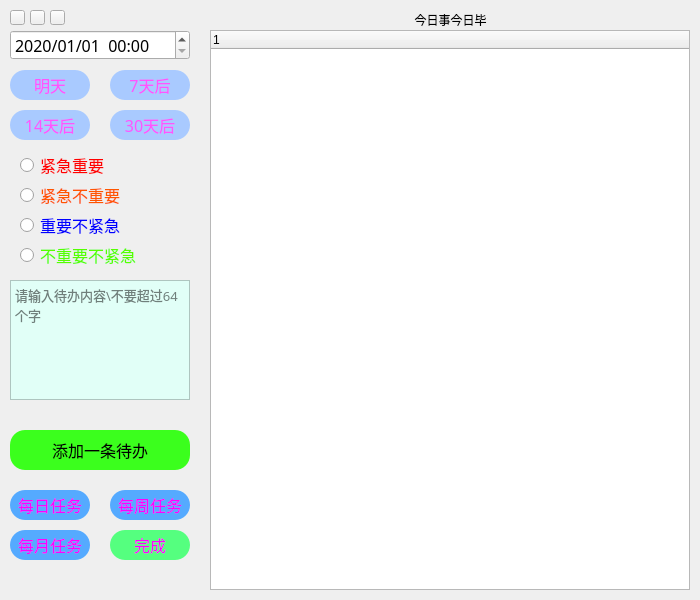
<?xml version="1.0" encoding="UTF-8"?>
<ui version="4.0">
 <author>超小弟</author>
 <class>PyTodoMain</class>
 <widget class="QWidget" name="PyTodoMain">
  <property name="geometry">
   <rect>
    <x>0</x>
    <y>0</y>
    <width>700</width>
    <height>600</height>
   </rect>
  </property>
  <property name="windowTitle">
   <string>pytodolist-今日事今日毕</string>
  </property>
  <widget class="QWidget" name="left_widget" native="true">
   <property name="geometry">
    <rect>
     <x>0</x>
     <y>0</y>
     <width>200</width>
     <height>600</height>
    </rect>
   </property>
   <property name="font">
    <font>
     <family>微软雅黑</family>
     <pointsize>12</pointsize>
    </font>
   </property>
   <widget class="QPushButton" name="btn_close">
    <property name="geometry">
     <rect>
      <x>10</x>
      <y>10</y>
      <width>15</width>
      <height>15</height>
     </rect>
    </property>
    <property name="styleSheet">
     <string notr="true"/>
    </property>
    <property name="text">
     <string/>
    </property>
   </widget>
   <widget class="QPushButton" name="btn_mini">
    <property name="geometry">
     <rect>
      <x>30</x>
      <y>10</y>
      <width>15</width>
      <height>15</height>
     </rect>
    </property>
    <property name="styleSheet">
     <string notr="true"/>
    </property>
    <property name="text">
     <string/>
    </property>
   </widget>
   <widget class="QPushButton" name="btn_about">
    <property name="geometry">
     <rect>
      <x>50</x>
      <y>10</y>
      <width>15</width>
      <height>15</height>
     </rect>
    </property>
    <property name="styleSheet">
     <string notr="true"/>
    </property>
    <property name="text">
     <string/>
    </property>
   </widget>
   <widget class="QDateTimeEdit" name="choose_time">
    <property name="geometry">
     <rect>
      <x>10</x>
      <y>30</y>
      <width>180</width>
      <height>30</height>
     </rect>
    </property>
    <property name="styleSheet">
     <string notr="true"/>
    </property>
    <property name="maximumDateTime">
     <datetime>
      <hour>23</hour>
      <minute>59</minute>
      <second>59</second>
      <year>2029</year>
      <month>12</month>
      <day>31</day>
     </datetime>
    </property>
    <property name="minimumDateTime">
     <datetime>
      <hour>0</hour>
      <minute>0</minute>
      <second>0</second>
      <year>2020</year>
      <month>1</month>
      <day>1</day>
     </datetime>
    </property>
    <property name="displayFormat">
     <string>yyyy/MM/dd  HH:mm</string>
    </property>
   </widget>
   <widget class="QPushButton" name="btn_time_tomorrow">
    <property name="geometry">
     <rect>
      <x>10</x>
      <y>70</y>
      <width>80</width>
      <height>30</height>
     </rect>
    </property>
    <property name="styleSheet">
     <string notr="true">background-color: rgb(169, 202, 255);color: rgb(255, 85, 255);border-radius:15px;</string>
    </property>
    <property name="text">
     <string>明天</string>
    </property>
   </widget>
   <widget class="QPushButton" name="btn_done">
    <property name="geometry">
     <rect>
      <x>110</x>
      <y>530</y>
      <width>80</width>
      <height>30</height>
     </rect>
    </property>
    <property name="styleSheet">
     <string notr="true">background-color: rgb(85, 255, 127);color: rgb(255, 0, 255);border-radius:15px;</string>
    </property>
    <property name="text">
     <string>完成</string>
    </property>
   </widget>
   <widget class="QPushButton" name="btn_month">
    <property name="geometry">
     <rect>
      <x>10</x>
      <y>530</y>
      <width>80</width>
      <height>30</height>
     </rect>
    </property>
    <property name="styleSheet">
     <string notr="true">background-color: rgb(85, 170, 255);color: rgb(255, 0, 255);border-radius:15px;</string>
    </property>
    <property name="text">
     <string>每月任务</string>
    </property>
   </widget>
   <widget class="QPushButton" name="btn_day">
    <property name="geometry">
     <rect>
      <x>10</x>
      <y>490</y>
      <width>80</width>
      <height>30</height>
     </rect>
    </property>
    <property name="styleSheet">
     <string notr="true">background-color: rgb(85, 170, 255);color: rgb(255, 0, 255);border-radius:15px;</string>
    </property>
    <property name="text">
     <string>每日任务</string>
    </property>
   </widget>
   <widget class="QPushButton" name="btn_add_todo">
    <property name="geometry">
     <rect>
      <x>10</x>
      <y>430</y>
      <width>180</width>
      <height>40</height>
     </rect>
    </property>
    <property name="styleSheet">
     <string notr="true">background-color: rgb(59, 255, 29);font: 75 12pt &quot;微软雅黑&quot;;color: rgb(0, 0, 0);border-radius:15px;</string>
    </property>
    <property name="text">
     <string>添加一条待办</string>
    </property>
   </widget>
   <widget class="QPushButton" name="btn_week">
    <property name="geometry">
     <rect>
      <x>110</x>
      <y>490</y>
      <width>80</width>
      <height>30</height>
     </rect>
    </property>
    <property name="styleSheet">
     <string notr="true">background-color: rgb(85, 170, 255);color: rgb(255, 0, 255);border-radius:15px;</string>
    </property>
    <property name="text">
     <string>每周任务</string>
    </property>
   </widget>
   <widget class="QPushButton" name="btn_time_30">
    <property name="geometry">
     <rect>
      <x>110</x>
      <y>110</y>
      <width>80</width>
      <height>30</height>
     </rect>
    </property>
    <property name="styleSheet">
     <string notr="true">background-color: rgb(169, 202, 255);color: rgb(255, 85, 255);border-radius:15px;</string>
    </property>
    <property name="text">
     <string>30天后</string>
    </property>
   </widget>
   <widget class="QPushButton" name="btn_time_14">
    <property name="geometry">
     <rect>
      <x>10</x>
      <y>110</y>
      <width>80</width>
      <height>30</height>
     </rect>
    </property>
    <property name="styleSheet">
     <string notr="true">background-color: rgb(169, 202, 255);color: rgb(255, 85, 255);border-radius:15px;</string>
    </property>
    <property name="text">
     <string>14天后</string>
    </property>
   </widget>
   <widget class="QPushButton" name="btn_time_7">
    <property name="geometry">
     <rect>
      <x>110</x>
      <y>70</y>
      <width>80</width>
      <height>30</height>
     </rect>
    </property>
    <property name="styleSheet">
     <string notr="true">background-color: rgb(169, 202, 255);color: rgb(255, 85, 255);border-radius:15px;</string>
    </property>
    <property name="text">
     <string>7天后</string>
    </property>
   </widget>
   <widget class="QRadioButton" name="btn_jjzy">
    <property name="geometry">
     <rect>
      <x>20</x>
      <y>150</y>
      <width>120</width>
      <height>30</height>
     </rect>
    </property>
    <property name="styleSheet">
     <string notr="true">color: rgb(255, 0, 0);</string>
    </property>
    <property name="text">
     <string>紧急重要</string>
    </property>
   </widget>
   <widget class="QRadioButton" name="btn_jjbzy">
    <property name="geometry">
     <rect>
      <x>20</x>
      <y>180</y>
      <width>120</width>
      <height>30</height>
     </rect>
    </property>
    <property name="styleSheet">
     <string notr="true">color: rgb(255, 85, 0);</string>
    </property>
    <property name="text">
     <string>紧急不重要</string>
    </property>
   </widget>
   <widget class="QRadioButton" name="btn_zybjj">
    <property name="geometry">
     <rect>
      <x>20</x>
      <y>210</y>
      <width>120</width>
      <height>30</height>
     </rect>
    </property>
    <property name="styleSheet">
     <string notr="true">color: rgb(0, 0, 255);</string>
    </property>
    <property name="text">
     <string>重要不紧急</string>
    </property>
   </widget>
   <widget class="QRadioButton" name="btn_bzybjj">
    <property name="geometry">
     <rect>
      <x>20</x>
      <y>240</y>
      <width>120</width>
      <height>30</height>
     </rect>
    </property>
    <property name="styleSheet">
     <string notr="true">color: rgb(85, 255, 0);</string>
    </property>
    <property name="text">
     <string>不重要不紧急</string>
    </property>
   </widget>
   <widget class="QPlainTextEdit" name="text_todo">
    <property name="geometry">
     <rect>
      <x>10</x>
      <y>280</y>
      <width>180</width>
      <height>120</height>
     </rect>
    </property>
    <property name="font">
     <font>
      <family>微软雅黑</family>
      <pointsize>10</pointsize>
     </font>
    </property>
    <property name="styleSheet">
     <string notr="true">background-color: rgb(225, 255, 247);</string>
    </property>
    <property name="placeholderText">
     <string>请输入待办内容\不要超过64个字</string>
    </property>
   </widget>
  </widget>
  <widget class="QWidget" name="right_widget" native="true">
   <property name="geometry">
    <rect>
     <x>200</x>
     <y>0</y>
     <width>500</width>
     <height>600</height>
    </rect>
   </property>
   <widget class="QLabel" name="lbl_tips">
    <property name="geometry">
     <rect>
      <x>10</x>
      <y>9</y>
      <width>481</width>
      <height>21</height>
     </rect>
    </property>
    <property name="text">
     <string>今日事今日毕</string>
    </property>
    <property name="alignment">
     <set>Qt::AlignCenter</set>
    </property>
   </widget>
   <widget class="QTreeWidget" name="tree_lists">
    <property name="geometry">
     <rect>
      <x>10</x>
      <y>30</y>
      <width>480</width>
      <height>560</height>
     </rect>
    </property>
    <property name="editTriggers">
     <set>QAbstractItemView::EditKeyPressed</set>
    </property>
   </widget>
  </widget>
 </widget>
 <tabstops>
  <tabstop>choose_time</tabstop>
  <tabstop>btn_time_tomorrow</tabstop>
  <tabstop>btn_time_7</tabstop>
  <tabstop>btn_time_14</tabstop>
  <tabstop>btn_time_30</tabstop>
  <tabstop>btn_jjzy</tabstop>
  <tabstop>btn_jjbzy</tabstop>
  <tabstop>btn_zybjj</tabstop>
  <tabstop>btn_bzybjj</tabstop>
  <tabstop>text_todo</tabstop>
  <tabstop>btn_add_todo</tabstop>
  <tabstop>btn_day</tabstop>
  <tabstop>btn_week</tabstop>
  <tabstop>btn_month</tabstop>
  <tabstop>btn_done</tabstop>
  <tabstop>btn_close</tabstop>
  <tabstop>btn_about</tabstop>
  <tabstop>btn_mini</tabstop>
 </tabstops>
 <resources/>
 <connections/>
</ui>
